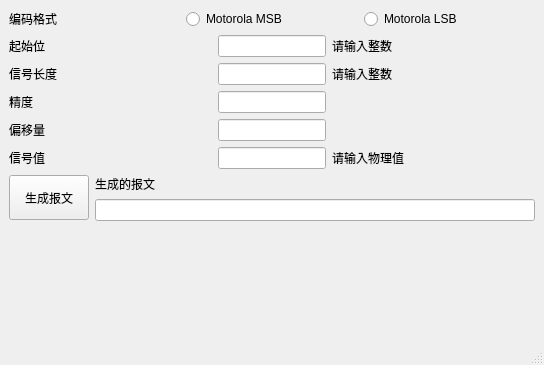
<?xml version="1.0" encoding="UTF-8"?>
<ui version="4.0">
 <class>MainWindow</class>
 <widget class="QMainWindow" name="MainWindow">
  <property name="geometry">
   <rect>
    <x>0</x>
    <y>0</y>
    <width>544</width>
    <height>365</height>
   </rect>
  </property>
  <property name="windowTitle">
   <string>CAN报文生成工具</string>
  </property>
  <widget class="QWidget" name="centralwidget">
   <layout class="QFormLayout" name="formLayout">
    <item row="0" column="0" colspan="2">
     <layout class="QHBoxLayout" name="horizontalLayout">
      <item>
       <widget class="QLabel" name="label_7">
        <property name="text">
         <string>编码格式</string>
        </property>
       </widget>
      </item>
      <item>
       <widget class="QRadioButton" name="msb_rb">
        <property name="text">
         <string>Motorola MSB</string>
        </property>
       </widget>
      </item>
      <item>
       <widget class="QRadioButton" name="lsb_rb">
        <property name="text">
         <string>Motorola LSB</string>
        </property>
       </widget>
      </item>
     </layout>
    </item>
    <item row="1" column="0" colspan="2">
     <layout class="QGridLayout" name="gridLayout">
      <item row="1" column="2">
       <widget class="QLineEdit" name="bitlength_le">
        <property name="sizePolicy">
         <sizepolicy hsizetype="Fixed" vsizetype="Fixed">
          <horstretch>0</horstretch>
          <verstretch>0</verstretch>
         </sizepolicy>
        </property>
       </widget>
      </item>
      <item row="1" column="0">
       <widget class="QLabel" name="label_2">
        <property name="text">
         <string>信号长度</string>
        </property>
       </widget>
      </item>
      <item row="4" column="0">
       <widget class="QLabel" name="label_5">
        <property name="text">
         <string>信号值</string>
        </property>
       </widget>
      </item>
      <item row="3" column="0">
       <widget class="QLabel" name="label_6">
        <property name="text">
         <string>偏移量</string>
        </property>
       </widget>
      </item>
      <item row="2" column="2">
       <widget class="QLineEdit" name="resolution_le">
        <property name="sizePolicy">
         <sizepolicy hsizetype="Fixed" vsizetype="Fixed">
          <horstretch>0</horstretch>
          <verstretch>0</verstretch>
         </sizepolicy>
        </property>
       </widget>
      </item>
      <item row="3" column="2">
       <widget class="QLineEdit" name="offset_le">
        <property name="sizePolicy">
         <sizepolicy hsizetype="Fixed" vsizetype="Fixed">
          <horstretch>0</horstretch>
          <verstretch>0</verstretch>
         </sizepolicy>
        </property>
       </widget>
      </item>
      <item row="0" column="2">
       <widget class="QLineEdit" name="startbit_le">
        <property name="sizePolicy">
         <sizepolicy hsizetype="Fixed" vsizetype="Fixed">
          <horstretch>0</horstretch>
          <verstretch>0</verstretch>
         </sizepolicy>
        </property>
       </widget>
      </item>
      <item row="4" column="2">
       <widget class="QLineEdit" name="signalphys_le">
        <property name="sizePolicy">
         <sizepolicy hsizetype="Fixed" vsizetype="Fixed">
          <horstretch>0</horstretch>
          <verstretch>0</verstretch>
         </sizepolicy>
        </property>
       </widget>
      </item>
      <item row="2" column="0">
       <widget class="QLabel" name="label_3">
        <property name="text">
         <string>精度</string>
        </property>
       </widget>
      </item>
      <item row="0" column="0">
       <widget class="QLabel" name="label">
        <property name="text">
         <string>起始位</string>
        </property>
       </widget>
      </item>
      <item row="1" column="3">
       <widget class="QLabel" name="label_8">
        <property name="text">
         <string>请输入整数</string>
        </property>
       </widget>
      </item>
      <item row="4" column="3">
       <widget class="QLabel" name="label_11">
        <property name="text">
         <string>请输入物理值</string>
        </property>
       </widget>
      </item>
      <item row="0" column="3">
       <widget class="QLabel" name="label_9">
        <property name="text">
         <string>请输入整数</string>
        </property>
       </widget>
      </item>
     </layout>
    </item>
    <item row="2" column="0">
     <widget class="QPushButton" name="generate_pb">
      <property name="sizePolicy">
       <sizepolicy hsizetype="Preferred" vsizetype="Preferred">
        <horstretch>0</horstretch>
        <verstretch>0</verstretch>
       </sizepolicy>
      </property>
      <property name="text">
       <string>生成报文</string>
      </property>
     </widget>
    </item>
    <item row="2" column="1">
     <layout class="QVBoxLayout" name="verticalLayout">
      <item>
       <widget class="QLabel" name="label_4">
        <property name="text">
         <string>生成的报文</string>
        </property>
       </widget>
      </item>
      <item>
       <widget class="QLineEdit" name="message_le">
        <property name="sizePolicy">
         <sizepolicy hsizetype="Expanding" vsizetype="Preferred">
          <horstretch>0</horstretch>
          <verstretch>0</verstretch>
         </sizepolicy>
        </property>
       </widget>
      </item>
     </layout>
    </item>
   </layout>
  </widget>
  <widget class="QMenuBar" name="menubar">
   <property name="geometry">
    <rect>
     <x>0</x>
     <y>0</y>
     <width>544</width>
     <height>18</height>
    </rect>
   </property>
  </widget>
  <widget class="QStatusBar" name="statusbar"/>
 </widget>
 <resources/>
 <connections/>
</ui>
